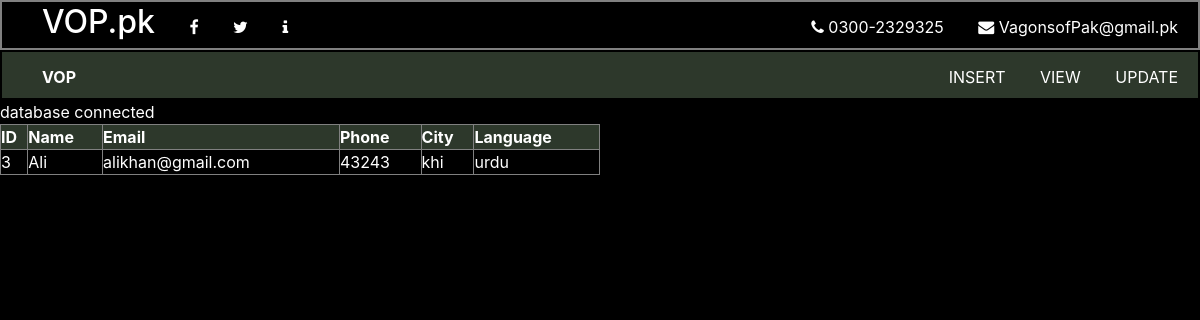
Screenshot of /view1.php?ID=3 with the database file from the repository.
### tables this page shows
CREATE TABLE `VOP` (
  `ID` int(32) NOT NULL,
  `Cus_Name` text NOT NULL,
  `Cus_Email` varchar(50) NOT NULL,
  `Cus_Phone` int(11) NOT NULL,
  `Cus_City` text NOT NULL,
  `Cus_Lang` text NOT NULL
);

### view1.php (the view, shortened to what this page needs)
<!DOCTYPE html>
<html>
    <head>
    </head>
    <body>
        <?php
        require('mycon.php');
            if (isset($_GET['ID'])) {
                $stdID = $_GET['ID'];
                $myquery = "Select * from VOP WHERE ID = ".$stdID;
                $data = $mycon->query($myquery);
                echo "<table border ='1'>
                <tr>
                    <th>ID</th>
                    <th>Name</th>
                    <th>Email</th>
                    <th>Phone</th>
                    <th>City</th>
                    <th>Language</th>
                </tr>";
                while($myrow = $data->fetch_assoc()){
                    echo "<tr>";
                    echo "<td>" .$myrow["ID"] . "</td>";
                    echo "<td>" .$myrow["Cus_Name"]. "</td>";
                    echo "<td>" .$myrow["Cus_Email"]. "</td>";
                    echo "<td>" .$myrow["Cus_Phone"]. "</td>";
                    echo "<td>" .$myrow["Cus_City"]. "</td>";
                    echo "<td>" .$myrow["Cus_Lang"]. "</td>";
                    echo "</tr>";
                }
                echo "</table>";
            } else {
                echo "CONTACT ADMINISTRATOR";
            }
        ?>
    </body>
</html>

### style.css (style rules this page uses)
* { margin: 0; padding: 0; box-sizing: border-box; }
body { background-color: black; }
#main_container { margin: 0 auto; width: 100%; height: auto; background-color: black; color: white; }
header { width: 100%; line-height: 50px; height: 50px; background-color: black; padding-left: 10px; padding-right: 20px; border: 2px solid grey; }
header ul li { list-style-type: none; display: inline-block; margin-left: 30px; }
header ul li a { text-decoration: none; color: white; }
header ul .logo { border-bottom: 2px solid white; }
.list1_right { float: right; }
nav { width: 100%; line-height: 50px; height: 50px; background-color: rgb(45, 56, 43); color : white; padding-left: 10px; padding-right: 20px; border: 2px solid black; }
.list_right { float: right; }
nav ul li { display: inline-block; margin-left: 30px; }
nav ul li a { text-decoration: none; color: white; }

### view1.php (style rules this page uses)
table { width: 50%; border-collapse: collapse; }
th { text-align: center; background-color: rgb(45, 56, 43); }

### rows the page displays
vop: ID "3", Cus_Name "Ali", Cus_Email "alikhan@gmail.com", Cus_Phone "43243", Cus_City "khi", Cus_Lang "urdu"
